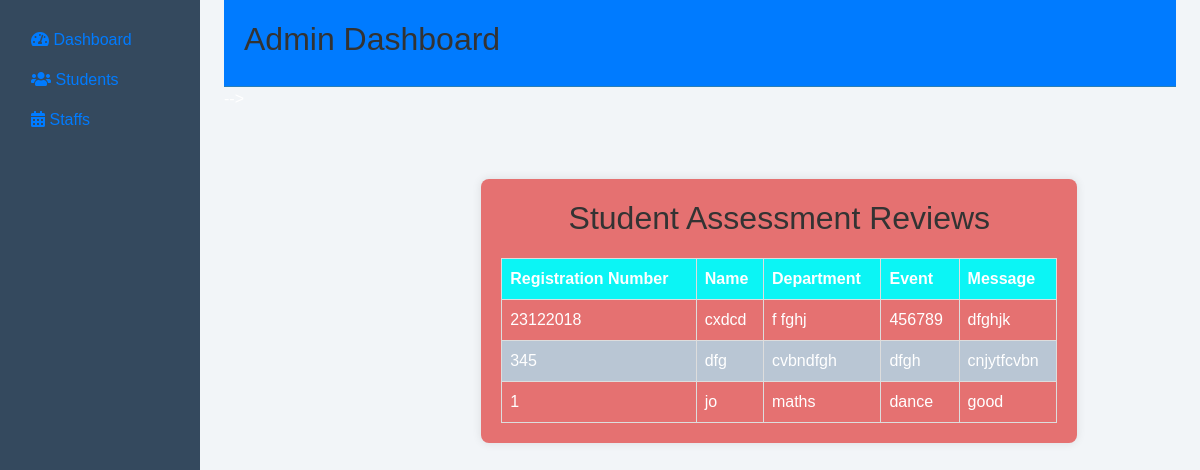
/adminstaff, run on an earlier commit of the app's database.
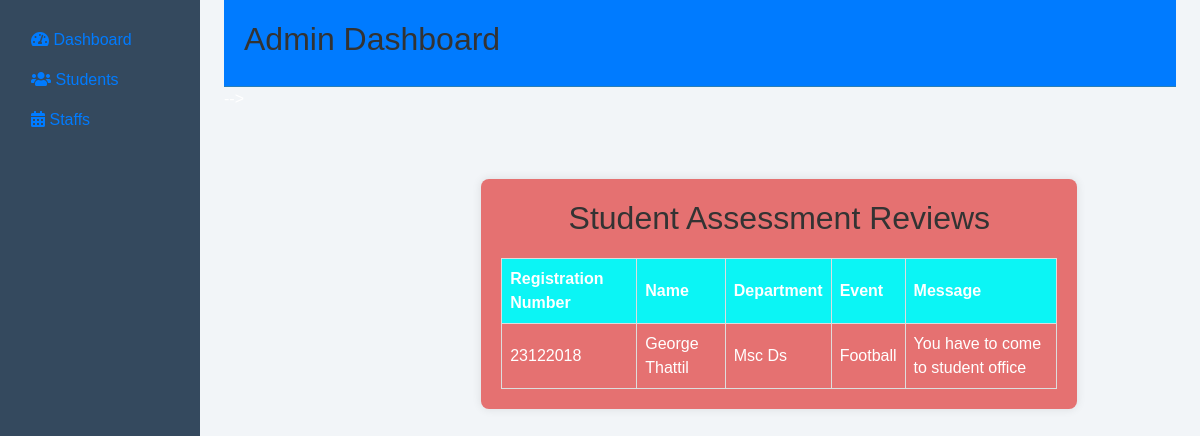
And on a later commit of the database.
### staff/models.py (models this page shows)
class review(models.Model):
    regno = models.CharField(max_length=255)
    name = models.CharField(max_length=100)
    department = models.CharField(max_length=100)
    event = models.CharField(max_length=100)
    message = models.TextField(blank=False,max_length=250)

### Admin/views.py (the view)
# urls.py: path('adminstaff',adminstaff,name='adminstaff'),
def adminstaff(request):
    std = review.objects.all()
    return render(request,'adminhtml/adminstaff.html', {'std':std})

### templates/adminhtml/adminstaff.html (shortened to what this page needs)
{% extends 'baseadmin.html' %}
{% block content %}
{% load static %}
    <link href="https://maxcdn.bootstrapcdn.com/bootstrap/4.4.1/css/bootstrap.min.css" rel="stylesheet">
    <link href="https://cdnjs.cloudflare.com/ajax/libs/font-awesome/5.15.1/css/all.min.css" rel="stylesheet">
</head> -->
<body>
    <div class="container-fluid">
        <div class="row">
            <main role="main" class="col-md-9 ml-sm-auto col-lg-10 px-4">
                        </head>
                        <body>
                            <br><br>
                            <div class="container">
                                <h2>Student Assessment Reviews</h2>
                                <table>
                                    <thead>
                                        <tr>
                                            <th>Registration Number</th>
                                            <th>Name</th>
                                            <th>Department</th>
                                            <th>Event</th>
                                            <th>Message</th>
                                        </tr>
                                    </thead>
                                    <tbody>
                                        {% for i in std %}
                                        <tr>
                                            <td>{{ i.regno }}</td>
                                            <td>{{ i.name }}</td>
                                            <td>{{ i.department }}</td>
                                            <td>{{ i.event }}</td>
                                            <td>{{ i.message }}</td>
                                        </tr>
                                        {% endfor %}
                                    </tbody>
                                </table>
                            </div>
                    </div>
                </div>
            </main>
        </div>
    </div>
    {% endblock content %}

What changed in the data, as far as the page shows it:
removed review: regno "23122018", name "cxdcd", department "f fghj", event "456789", message "dfghjk"
removed review: regno "345", name "dfg", department "cvbndfgh", event "dfgh", message "cnjytfcvbn"
removed review: regno "1", name "jo", department "maths", event "dance", message "good"
added review: regno "23122018", name "George Thattil", department "Msc Ds", event "Football", message "You have to come to student office"
